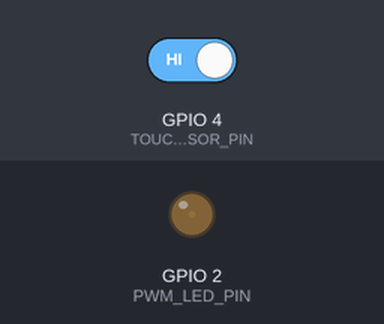
This sketch was run on a simulated ESP32. Shown: output pins drawn as LEDs (lit = HIGH). Inputs (shaded band) come from the test bench; at power-on: GPIO 4 (TOUCH_SENSOR_PIN) HIGH. What the sketch prints to the serial monitor is not drawn.

Above: at 0.05 s.
At 1.55 s:
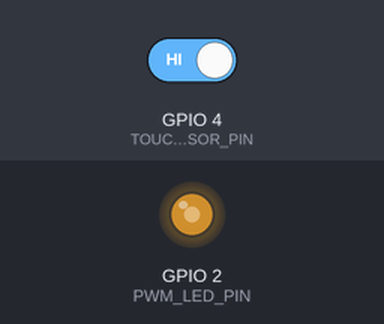
At 2.35 s:
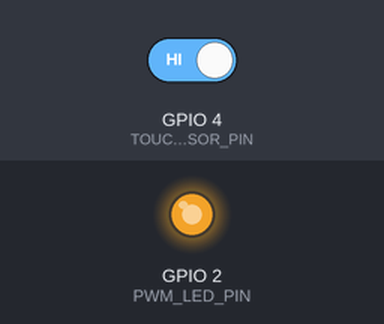
At 4.7 s:
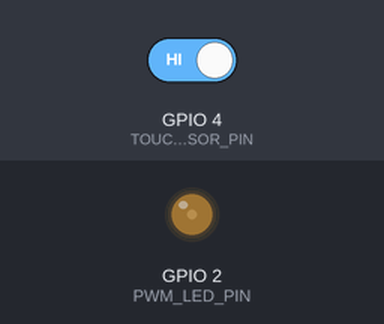
Timing chart, 0 to 6.7 s (numbered marks = the images above):
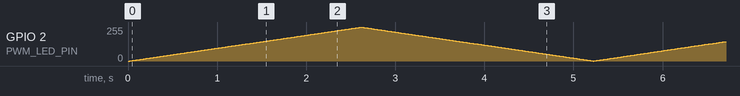

The sketch:

ex051.ino
```cpp
// 作业5：触摸按键三档调节 呼吸灯亮度变化速度
// 功能说明：触摸GPIO4切换速度，LED实现慢/中/快 三档呼吸效果
#define TOUCH_SENSOR_PIN 4    // 触摸传感器引脚
#define PWM_LED_PIN 2         // PWM控制LED引脚

// LEDC PWM参数配置
const int pwmFrequency = 5000;
const int pwmBitDepth = 8;

// 触摸检测阈值 (触摸不灵敏可适当调大 700~800)
const int touchTriggerValue = 750;
int breathSpeedMode = 1;      // 1=慢速 2=中速 3=快速
bool previousTouchStatus = false;
unsigned long debounceTimer = 0;
const unsigned long debounceWait = 30;  // 缩短消抖时间，提升灵敏度

// 呼吸灯非阻塞变量
int pwmDuty = 0;
bool dirUp = true;   // 亮度方向：true变亮，false变暗
int controlDelay;
unsigned long breathTimer = 0;

void setup() {
  Serial.begin(115200);
  ledcAttach(PWM_LED_PIN, pwmFrequency, pwmBitDepth);
  Serial.println("触摸调速呼吸灯已启动");
}

void loop() {
  // ========== 1. 触摸检测 + 消抖（全程实时检测） ==========
  int sensorValue = touchRead(TOUCH_SENSOR_PIN);
  bool isTouched = (sensorValue < touchTriggerValue);

  // 标准消抖处理
  if (millis() - debounceTimer > debounceWait) {
    // 上升沿：按下瞬间切换档位
    if (isTouched && !previousTouchStatus) {
      breathSpeedMode++;
      if (breathSpeedMode > 3) {
        breathSpeedMode = 1;
      }
      Serial.print("当前呼吸速度档位：");
      Serial.println(breathSpeedMode);
    }
    previousTouchStatus = isTouched;
    debounceTimer = millis();
  }

  // ========== 2. 根据档位设置呼吸间隔 ==========
  switch (breathSpeedMode) {
    case 1: controlDelay = 20; break;
    case 2: controlDelay = 10; break;
    case 3: controlDelay = 5;  break;
    default: controlDelay = 20;
  }

  // ========== 3. 非阻塞呼吸灯（无delay，不阻塞触摸） ==========
  if (millis() - breathTimer >= controlDelay) {
    breathTimer = millis();

    if (dirUp) {
      pwmDuty++;
      if (pwmDuty >= 255) {
        dirUp = false;
      }
    } else {
      pwmDuty--;
      if (pwmDuty <= 0) {
        dirUp = true;
      }
    }
    ledcWrite(PWM_LED_PIN, pwmDuty);
  }
}
```
